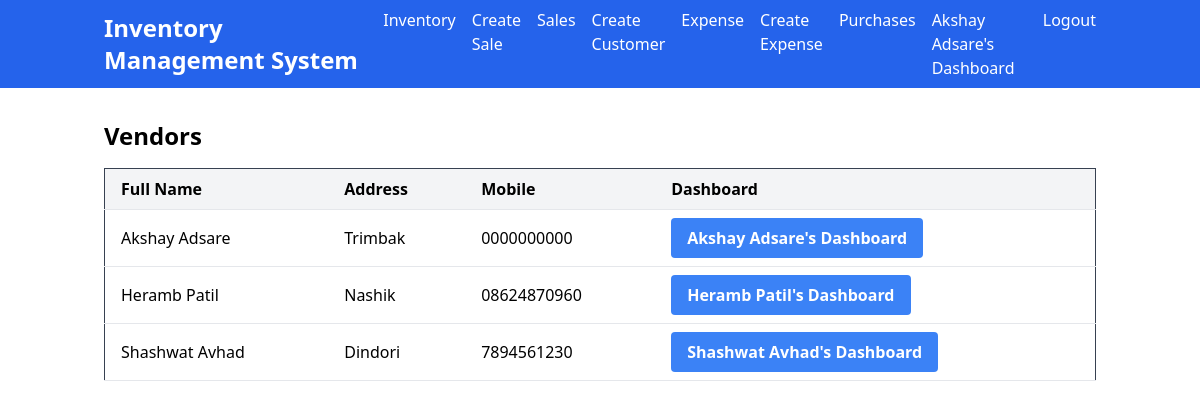
The app's page /vendor/ (signed in) with its own data.
### main/models.py (models this page shows, shortened)
class Vendor(models.Model):
    user = models.OneToOneField(
        settings.AUTH_USER_MODEL,
        on_delete=models.CASCADE,
        null=True,
        related_name='vendor_profile'
    )
    full_name = models.CharField(max_length=50)
    address = models.TextField()
    mobile = models.CharField(max_length=15)
    status = models.BooleanField(default=False)
    class Meta:
        verbose_name_plural = '1. Vendors'

### main/views.py (the view)
# urls.py: path('vendor/', views.vendor_list, name='vendor_list'),
def vendor_list(request):
    vendors = Vendor.objects.all()
    return render(request, 'vendor_list.html', {'vendors': vendors})

### templates/vendor_list.html (shortened to what this page needs)
{% extends 'base.html' %}
{% block content %}
  <h1 class="text-2xl font-bold mb-4">Vendors</h1>
  <div class="overflow-x-auto">
    <table class="min-w-full border border-gray-700 border-collapse">
      <thead>
        <tr>
          <th class="border-b px-4 py-2 bg-gray-100 text-left">Full Name</th>
          <th class="border-b px-4 py-2 bg-gray-100 text-left">Address</th>
          <th class="border-b px-4 py-2 bg-gray-100 text-left">Mobile</th>
          <th class="border-b px-4 py-2 bg-gray-100 text-left">Dashboard</th>
        </tr>
      </thead>
      <tbody>
        {% for vendor in vendors %}
          <tr>
            <td class="border-b px-4 py-2">{{ vendor.full_name }}</td>
            <td class="border-b px-4 py-2">{{ vendor.address }}</td>
            <td class="border-b px-4 py-2">{{ vendor.mobile }}</td>
            <td class="border-b px-4 py-2">
              <a href = "/vendor_dashboard/{{vendor.id}}"><button type="submit" class="bg-blue-500 hover:bg-red-600 text-white font-semibold py-2 px-4 rounded mr-2">{{ vendor.full_name }}'s Dashboard</button></a>
            </td>
          </tr>
        {% empty %}
          <tr>
            <td class="border-b px-4 py-2 text-center" colspan="5">No vendors found.</td>
          </tr>
        {% endfor %}
      </tbody>
    </table>
  </div>
{% endblock %}

### templates/base.html (shortened to what this page needs)
<!DOCTYPE html>
<html lang="en">
<head>
    <link href="https://unpkg.com/tailwindcss@2.2.19/dist/tailwind.min.css" rel="stylesheet">
</head>
<body>
    <nav class="bg-blue-600 text-white">
        <div class="container mx-auto px-4 py-2">
            <div class="flex items-center justify-between">
                <a class="text-2xl font-bold" href="{% url 'main:home' %}">Inventory Management System</a>
                <ul class="hidden md:flex space-x-4" id="main-menu">
                    {% if request.user.is_authenticated %}
                        {% if request.user.is_superuser %}
                        <li><a class="navbar-link" href="{% url 'main:vendor_list' %}">Vendors</a></li>
                        <li><a class="navbar-link" href="{% url 'main:product_list' %}">Products</a></li>
                        <li><a class="navbar-link" href="{% url 'main:purchase_list' %}">Purchases</a></li>
                        <li><a class="navbar-link" href="{% url 'main:customer_list' %}">Customers</a></li>
                        <li><a class="navbar-link" href="{% url 'main:sale_list' %}">Sales</a></li>
                        <li><a class="navbar-link" href="{% url 'main:inventory_list' %}">Inventory</a></li>
                        <li><a class="navbar-link" href="{% url 'main:expense_list' %}">Expense</a></li>
                        <li><a class="navbar-link" href="{% url 'main:master_dashboard' %}">Admin Dashboard</a></li>
                        {% else %}
                        <li><a class="navbar-link" href="{% url 'main:inventory_list' %}">Inventory</a></li>
                        <li><a class="navbar-link" href="{% url 'main:sale_create' %}">Create Sale</a></li>
                        <li><a class="navbar-link" href="{% url 'main:sale_list' %}">Sales</a></li>
                        <li><a class="navbar-link" href="{% url 'main:customer_create' %}">Create Customer</a></li>
                        <li><a class="navbar-link" href="{% url 'main:expense_list' %}">Expense</a></li>
                        <li><a class="navbar-link" href="{% url 'main:expense_create' %}">Create Expense</a></li>
                        <li><a class="navbar-link" href="{% url 'main:purchase_list' %}">Purchases</a></li>
                        <li><a class="navbar-link" href="{% url 'main:vendor_dashboard' %}">{{ request.user.vendor_profile.full_name }}'s Dashboard</a></li>
                    {% endif %}
                        <li><a class="navbar-link" href="{% url 'main:logout' %}">Logout</a></li>
                    {% else %}
                        <li><a class="navbar-link" href="{% url 'main:login' %}">Login</a></li>
                    {% endif %}
                </ul>
            </div>
        </div>
    </nav>
    <main class="container mx-auto my-8 px-4">
        {% block content %}
        {% endblock %}
    </main>
</body>
</html>

### records on screen
Vendor: full_name "Akshay Adsare", address "Trimbak", mobile "0000000000"
Vendor: full_name "Heramb Patil", address "Nashik", mobile "08624870960"
Vendor: full_name "Shashwat Avhad", address "Dindori", mobile "7894561230"

### other values on screen
{{ request.user.vendor_profile.full_name }} "Akshay Adsare"
